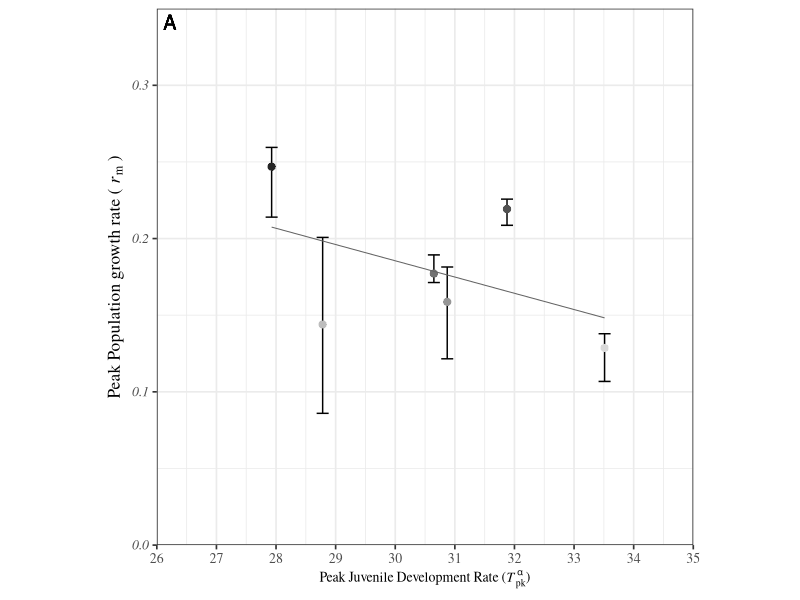
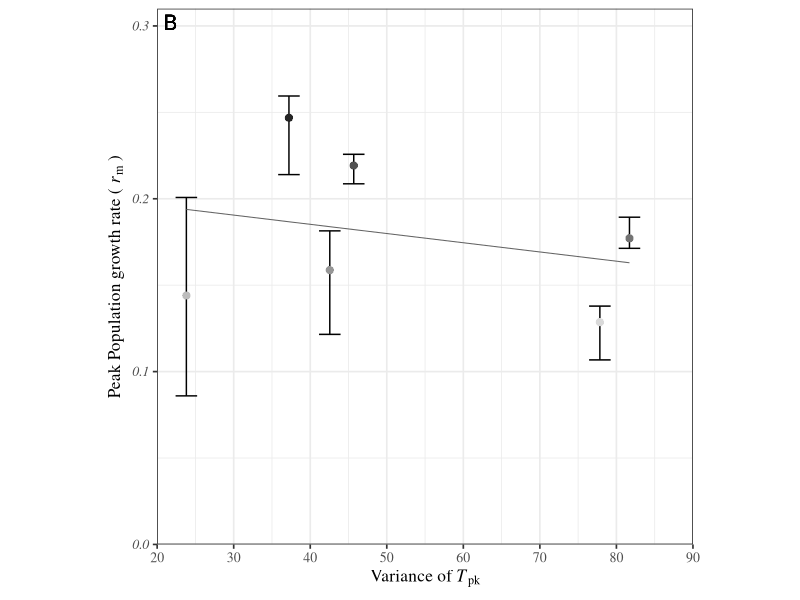

Write the R code that produced these figures, in order. (Note: this script raises an error after producing the figures.)
########Figures for Supplementary Information ##########


##Packages##
library(ggplot2)
library(tidyverse)


##########1. Varaince + Development rate against fitness #######
rm(list=ls())
#Read data
rmpredictions <- read.csv("rmprediction.csv")

rmPeak <- rmpredictions %>% group_by(species) %>%
  summarise(which(rmpredictions$estimate == max(estimate)))

rmPeakdata <- rmpredictions[rmPeak$`which(rmpredictions$estimate == max(estimate))`, ]
rmPeakdata <- rmPeakdata %>% rename(rmax = estimate)


Species <- rmPeakdata$species

alpha  <- as_tibble(read.csv('alpha_Tpks.csv', header = TRUE)) %>%
  filter(param=="topt") %>%
  filter(species %in% Species)%>%
  select(species,estimate, conf_lower, conf_upper,trait)

bpk  <- as_tibble(read.csv('bpk_Tpks.csv', header = TRUE)) %>%
  filter(param=="topt") %>%
  filter(species %in% Species)%>%
  select(species,estimate, conf_lower, conf_upper,trait)

z  <- as_tibble(read.csv('z_Tpks.csv', header = TRUE)) %>%
  filter(param=="topt") %>%
  filter(species %in% Species)%>%
  select(species,estimate, conf_lower, conf_upper,trait)

zj  <- as_tibble(read.csv('zj_Tpks.csv', header = TRUE)) %>%
  filter(param=="topt") %>%
  filter(species %in% Species)%>%
  select(species,estimate, conf_lower, conf_upper,trait)

AllOpt<- rbind(alpha,bpk,z,zj)
#Calculate variance and Sum

OptVar <- AllOpt %>% group_by(species) %>%
  summarise(variance = var(estimate))
OptSum <- AllOpt %>% group_by(species) %>%
  summarise(sum = sum(estimate))




##changing order of df for plotting
colors <- c("#d9d9d9","#bdbdbd","#969696","#737373","#525252","#252525")
OrderCol <- colors[order(rmPeakdata$rmax)]
SPorder <- rmPeakdata$species[order(rmPeakdata$rmax)]

## 1. Fitness with alpha
AlpPlot <- left_join(rmPeakdata, alpha, by="species")
AlpLM <- lm(AlpPlot$rmax~AlpPlot$estimate)

AlpLMData <- predict(AlpLM, interval = "confidence")
AlpPlot <- cbind(AlpPlot,AlpLMData)

AlpPlot$species <- as.character(AlpPlot$species)
AlpPlot$species <- factor(AlpPlot$species, levels=SPorder)

Alp_rmax <- ggplot(AlpPlot, aes(x=estimate, y=rmax, col=factor(species, levels=SPorder))) +
  geom_errorbar(aes(ymin = rmax_lwr, ymax = rmax_upr),col="#000000") +
  geom_point(size = 2.5,stroke=0.2)+
  theme_bw(base_size = 12.5) +
  # theme(axis.title.y = element_blank())+
  scale_x_continuous(expression(plain(paste("Peak Juvenile Development Rate (", italic(T)[pk]^alpha,")"))),
                     limits =c(26,35),
                     expand = c(0, 0),
                     breaks=seq(26,35, by=1))+
  scale_y_continuous(expression(plain(paste("Peak Population growth rate ("~italic(r)[m]~")"))),
                     limits =c(0,0.35),
                     expand = c(0, 0),
                     breaks=seq(0,1, by=0.1))+
  scale_colour_manual(values = colors,
                      name=expression(bold("species")),
                      labels =SPorder)+
  theme(legend.position = 'none',legend.text = element_text(size = 10),
        axis.text.y = element_text(face = 'italic'),aspect.ratio = 1)+
  theme(text=element_text(family="Times"))+
  geom_text(aes(x = -Inf, y = Inf,hjust = -0.5,vjust=1.4,
                label = "A"),size = 5, colour = "black")+
  theme(legend.title = element_blank())+
  geom_line(aes(estimate,fit),AlpPlot,size=0.35,col="#636363")+
  theme(axis.title.x = element_text(size=10))

Alp_rmax

###### 2. Variance Plot #######
VarPlot <- left_join(rmPeakdata, OptVar, by="species")
VarLM <- lm(VarPlot$rmax~VarPlot$variance)

VarLMData <- predict(VarLM, interval = "confidence")
VarPlot <- cbind(VarPlot,VarLMData)

Var_rmax<- ggplot(VarPlot, aes(x=variance, y=rmax, col=factor(species, levels=SPorder))) +
  geom_errorbar(aes(ymin = rmax_lwr, ymax = rmax_upr),col="#000000") +
  geom_point(size = 2.5, stroke=0.2)+
  theme_bw(base_size = 12.5) +
  # theme(axis.title.y = element_blank())+
  scale_x_continuous(expression(plain(paste("Variance of ", italic(T)[pk]))),
                     limits =c(20,90),
                     expand = c(0, 0),
                     breaks=seq(20,90, by=10))+
  scale_y_continuous(expression(plain(paste("Peak Population growth rate ("~italic(r)[m]~")"))),
                     limits =c(0,0.31),
                     expand = c(0, 0),
                     breaks=seq(0,1, by=0.1))+
  scale_colour_manual(values = colors,
                      name=expression(bold("species")),
                      labels =SPorder)+
  theme(legend.position = 'none',legend.text = element_text(size = 10),
        axis.text.y = element_text(face = 'italic'),aspect.ratio = 1)+
  theme(text=element_text(family="Times"))+
  geom_text(aes(x = -Inf, y = Inf,hjust = -0.5,vjust=1.4,
                label = "B"),size = 5, colour = "black")+
  theme(legend.title = element_blank())+
  geom_line(aes(variance,fit),VarPlot,size=0.35,col="#636363")
Var_rmax

si1 <- ggarrange(Alp_rmax,Var_rmax,nrow=1,ncol=2,
                 common.legend = T, legend="right")

ggsave("../results/SI1.pdf",si1, width = 20, height =10, 
       units = "cm",device = cairo_pdf)



####### 2. Activation Energy historgram ########

rm(list=ls())
graphics.off()

##Read in data ##
alpha  <- as_tibble(read.csv('alpha_Tpks_AllParams.csv', header = TRUE))
zj     <- as_tibble(read.csv('zj_Tpks_AllParams.csv', header = TRUE))
z      <- as_tibble(read.csv('z_Tpks_AllParams.csv', header = TRUE))
bpk    <- as_tibble(read.csv('bpk_Tpks_AllParams.csv', header = TRUE))

toptz  <- rbind(alpha,zj,z,bpk)

### activation energy###
topte <- filter(toptz, param =="e" )
write.csv(topte, file="../data/e_Estimate.csv")

topte <- mutate(topte, trait = case_when(trait =="adult mortality rate" ~ "Adult Mortality Rate",
                                         trait == "fecundity" ~ "Peak Fecundity",
                                         trait == "juvenile development rate" ~ "Development Rate",
                                         trait == "juvenile mortality rate" ~ "Juvenile Mortality Rate"))


eplot <- ggplot(topte, aes(x=estimate))+
  theme_bw()+
  labs(x="Activation Energy (E)", y="Density")+
  geom_histogram(position="identity", binwidth=1)+
  geom_density()+
  facet_grid(.~trait)
# eplot

ggsave("../results/eHist.pdf",eplot, width = 20, height = 10, units = "cm")




#########3. Rearing Temperature ##########
##Write Rear DF
RearDF <- data.frame(matrix(ncol=4,nrow=0))

#Entering rearing temperatures manually
RearDF<- rbind(RearDF, c("Anopheles gambiae s.s.", 26,25,27))
RearDF<- rbind(RearDF, c("Telenomus isis", 25,24,26))
RearDF<- rbind(RearDF, c("Triticum aestivum L.", 30,NA,NA))
RearDF<- rbind(RearDF, c("Aedes aegypti", 25,NA,NA))
RearDF<- rbind(RearDF, c("Aedes albopictus", 27.5,26.5,28.5))
RearDF<- rbind(RearDF, c("Anthonomus grandis", 27,26,28))
RearDF<- rbind(RearDF, c("Aphis gossypii", 26,24,28))
RearDF<- rbind(RearDF, c("Bactrocera  correcta", 27.5,25,30))
RearDF<- rbind(RearDF, c("Corythucha ciliata", 26,25.5,26.5))
RearDF<- rbind(RearDF, c("Culex annulirostris", 27,26,28))
RearDF<- rbind(RearDF, c("Pseudaletia sequax", 21,20,22))
RearDF<- rbind(RearDF, c("Lepinotus reticulatus", 30,NA,NA))
RearDF<- rbind(RearDF, c("Macrocentrus iridescens", 25,NA,NA))
RearDF<- rbind(RearDF, c("Moina macrocopa", 25,NA,NA))
RearDF<- rbind(RearDF, c("Planococcus citri", 24,22,26))
RearDF<- rbind(RearDF, c("Sitona discoideus", 24,22,26))
RearDF<- rbind(RearDF, c("Stethorus punctillum", 24,NA,NA))
RearDF<- rbind(RearDF, c("Telenomus chrysopae", 24,23,25))
RearDF<- rbind(RearDF, c("Telenomus lobatus", 24,23,25))
RearDF<- rbind(RearDF, c("Tetraneura nigriabdominalis ", 25,NA,NA))
RearDF<- rbind(RearDF, c("Theocolax elegans",25,NA,NA))
RearDF<- rbind(RearDF, c("Helicoverpa armigera",25,NA,NA))
RearDF<- rbind(RearDF, c("Anopheles gambiae",26,25,27))
RearDF<- rbind(RearDF, c("Aphis nasturtii", 24, 23, 25))
RearDF<- rbind(RearDF, c("Muscidifurax zaraptor", 25, NA, NA))
RearDF<- rbind(RearDF, c("Paracoccus marginatus", 25, 24, 26))
RearDF<- rbind(RearDF, c("Rhopalosiphum maidis ", 25, NA, NA))
RearDF<- rbind(RearDF, c("Tetranychus mcdanieli", 24, NA, NA))
RearDF<- rbind(RearDF, c("Trichogramma bruni", 16.6,10.1,23))

names(RearDF) <- c("species","RearTemp","RearTemp_upper", "RearTemp_lower")

write.csv(RearDF, "RearTemp.csv")


##### plots? ####
alpha  <- as_tibble(read.csv('alpha_Tpks.csv', header = TRUE))
zj     <- as_tibble(read.csv('zj_Tpks.csv', header = TRUE))
z      <- as_tibble(read.csv('z_Tpks.csv', header = TRUE))
bpk    <- as_tibble(read.csv('bpk_Tpks.csv', header = TRUE))

toptz  <- rbind(alpha,zj,z,bpk)


toptz <-toptz %>% filter(param=="topt") %>%
  left_join(RearDF) %>%
  mutate(RearTemp = as.numeric(RearTemp))

#Traits Plots
##Alpha
alp <- subset(toptz, toptz$trait=="juvenile development rate")
alp <- drop_na(alp, "RearTemp")
alpLM <- lm(alp$estimate~ alp$RearTemp)

alpLMData <- predict(alpLM, interval = "confidence")
alp <- cbind(alp,alpLMData)


Rear_alp <- ggplot(alp, aes(x=RearTemp, y=estimate)) +
  geom_errorbar(aes(ymin =conf_lower , ymax = conf_upper),width = 0.2,col="#000000") +
  geom_point(size = 2.5,stroke=0.2)+
  theme_bw(base_size = 12.5) +
  # theme(axis.title.y = element_blank())+
  scale_x_continuous(expression(plain(paste("Rearing Temperature (C",degree,")"))),
                     limits =c(23,28),
                     expand = c(0, 0),
                     breaks=seq(0,50, by=1)
  )+
  scale_y_continuous(expression(plain(paste("Peak Juvenile Development Rate (", italic(T)[pk]^alpha,")"))),
                     limits =c(23,38),
                     expand = c(0, 0),
                     breaks=seq(0,50, by=2)
  )+
  theme(legend.position = 'none',legend.text = element_text(size = 10),
        axis.text.y = element_text(face = 'italic'))+
  theme(text=element_text(family="Times"))+
  geom_text(aes(x = 23.5, y = 37,label = "A"), 
            parse = TRUE, size = 6, colour = "black") +
  geom_line(aes(RearTemp,fit),alp,size=0.5,col="#636363")
# geom_abline(intercept = 0, slope=1, linetype="dashed")

# Rear_alp


##Fecundity###
Bopt <- subset(toptz, toptz$trait=="fecundity")
Bopt <- drop_na(Bopt, "RearTemp")
BoptLM <- lm(Bopt$estimate~ Bopt$RearTemp)

BoptLMData <- predict(BoptLM, interval = "confidence")
Bopt <- cbind(Bopt,BoptLMData)


Rear_Bopt <- ggplot(Bopt, aes(x=RearTemp, y=estimate)) +
  geom_errorbar(aes(ymin =conf_lower , ymax = conf_upper),width = 0.2,col="#000000") +
  geom_point(size = 2.5,stroke=0.2)+
  theme_bw(base_size = 12.5) +
  # theme(axis.title.y = element_blank())+
  scale_x_continuous(expression(plain(paste("Rearing Temperature (C",degree,")"))),
                     limits =c(23,28),
                     expand = c(0, 0),
                     breaks=seq(0,50, by=1)
  )+
  scale_y_continuous(expression(plain(paste("Peak Fecundity (", italic(T)[pk]^B[pk],")"))),
                     limits =c(20,32),
                     expand = c(0, 0),
                     breaks=seq(0,50, by=2)
  )+
  theme(legend.position = 'none',legend.text = element_text(size = 10),
        axis.text.y = element_text(face = 'italic'))+
  theme(text=element_text(family="Times"))+
  geom_text(aes(x = 23.5, y = 31.25,label = "B"),
            parse = TRUE, size = 6, colour = "black") +
  geom_line(aes(RearTemp,fit),Bopt,size=0.5,col="#636363")

# Rear_Bopt

##Adult Mortality Rate ###
Z <- subset(toptz, toptz$trait=="adult mortality rate")
Z <- drop_na(Z, "RearTemp")
ZLM <- lm(Z$estimate~ Z$RearTemp)

ZLMData <- predict(ZLM, interval = "confidence")
Z <- cbind(Z,ZLMData)


Rear_Z <- ggplot(Z, aes(x=RearTemp, y=estimate)) +
  geom_errorbar(aes(ymin =conf_lower , ymax = conf_upper),width = 0.2,col="#000000") +
  geom_point(size = 2.5,stroke=0.2)+
  theme_bw(base_size = 12.5) +
  # theme(axis.title.y = element_blank())+
  scale_x_continuous(expression(plain(paste("Rearing Temperature (C",degree,")"))),
                     limits =c(23,28),
                     expand = c(0, 0),
                     breaks=seq(0,50, by=1)
  )+
  scale_y_continuous(expression(plain(paste("Peak Adult Mortality Rate (", italic(T)[pk]^Z,")"))),
                     limits =c(13,32),
                     expand = c(0, 0),
                     breaks=seq(0,50, by=2)
  )+
  theme(legend.position = 'none',legend.text = element_text(size = 10),
        axis.text.y = element_text(face = 'italic'))+
  theme(text=element_text(family="Times"))+
  geom_text(aes(x = 23.5, y = 30.75,label = "C"),
            parse = TRUE, size = 6, colour = "black") +
  geom_line(aes(RearTemp,fit),Z,size=0.5,col="#636363")

# Rear_Z


##Juvi Mortality##
Zj <- subset(toptz, toptz$trait=="juvenile mortality rate")
Zj <- subset(toptz, toptz$trait=="fecundity")
Zj <- drop_na(Zj, "RearTemp")
ZjLM <- lm(Zj$estimate~ Zj$RearTemp)

ZjLMData <- predict(ZjLM, interval = "confidence")
Zj <- cbind(Zj,ZjLMData)


Rear_Zj <- ggplot(Zj, aes(x=RearTemp, y=estimate)) +
  geom_errorbar(aes(ymin =conf_lower , ymax = conf_upper),width = 0.2,col="#000000") +
  geom_point(size = 2.5,stroke=0.2)+
  theme_bw(base_size = 12.5) +
  # theme(axis.title.y = element_blank())+
  scale_x_continuous(expression(plain(paste("Rearing Temperature (C",degree,")"))),
                     limits =c(23,28),
                     expand = c(0, 0),
                     breaks=seq(0,50, by=1)
  )+
  scale_y_continuous(expression(plain(paste("Peak Juvenile Mortality Rate (", italic(T)[pk]^Z[j],")"))),
                     limits =c(20,32),
                     expand = c(0, 0),
                     breaks=seq(0,50, by=2)
  )+
  theme(legend.position = 'none',legend.text = element_text(size = 10),
        axis.text.y = element_text(face = 'italic'))+
  theme(text=element_text(family="Times"))+
  geom_text(aes(x = 23.5, y = 31.25,label = "D"),
            parse = TRUE, size = 6, colour = "black") +
  geom_line(aes(RearTemp,fit),Zj,size=0.5,col="#636363")

# Rear_Zj


fig6 <- ggarrange(Rear_alp,Rear_Bopt,Rear_Z, Rear_Zj,nrow=2,ncol=2)
# fig6

ggsave("../results/RearTemp.pdf",fig6, width = 20, height =20, 
       units = "cm",device = cairo_pdf)










